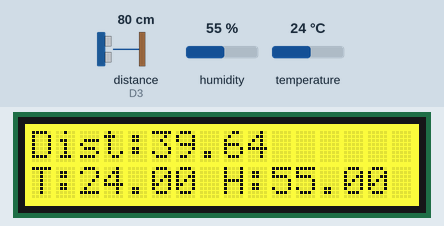
This sketch was run on a simulated Arduino MKR. Shown: 16×2 character LCD. Wiring (inferred from the names in the program): ultrasonic range finder: trigger A1; echo D3. The test bench sets the inputs (shaded band); at power-on: distance to the obstacle (sensor on D3) 80 cm, humidity 55 %, temperature 24 °C. The echo pulse lasts 58.3 µs per cm; WiFi joins after 1.5 s; servers stay silent unless stated; no MQTT or app messages arrive unless stated; what the sketch prints to the serial monitor is not drawn.

Above: at 7.2 s.
7.3 s: distance to the obstacle (sensor on D3) set to 2 cm
At 14.3 s:
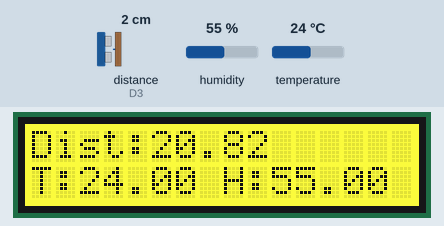
15.2 s: humidity set to 22 %
At 21.5 s:
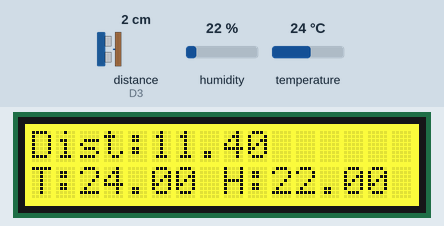
22.2 s: temperature set to 12 °C
At 28.8 s:
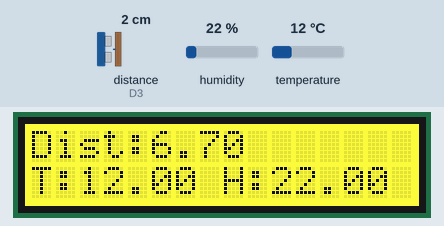
29.3 s: distance to the obstacle (sensor on D3) set to 4 cm
At 36.0 s:
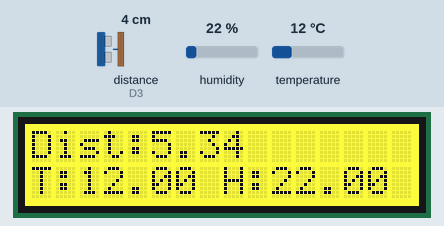
36.3 s: humidity set to 40 %
At 43.1 s:
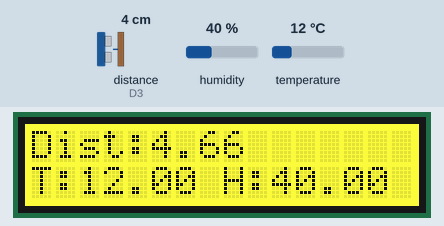
43.4 s: distance to the obstacle (sensor on D3) set to 9 cm
At 50.4 s:
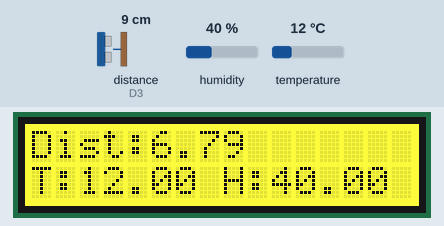
Timing chart, 0 to 51.4 s (numbered marks = the images above; inputs shaded):
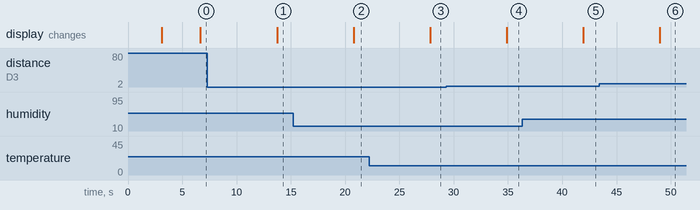

The sketch:

sensor_technology_exercise_1.ino
```cpp
#include <Arduino.h>
#include <WiFiNINA.h>
#include <PubSubClient.h>
#include <time.h>
#include <Wire.h>
#include <DHT.h>
#include <rgb_lcd.h>
#define DHTPIN 4
#define DHTTYPE DHT11

DHT dht(DHTPIN, DHTTYPE);


#define max_data 50
#define ACK_timeout 1000
#define retry 3
bool ackReceived = false;
rgb_lcd lcd;


 const char* ssid ="Asus-wifi";
 const char*password = "00000000";
 String clientId;
 String payload;

 const char* mqtt_server = "broker.emqx.io";
 const int mqtt_port = 1883;
 const char* topic_pub = "mkrtohost1";///change this
 const char* topic_sub = "host2mkr";/// change this

 WiFiClient wifiClient;
 PubSubClient client(wifiClient);

 const int trig = A1;// change all the parameter
 const int eco = 3;
 int data;
 float filteredValue = 0;
 float alpha = 0.5;

struct Message {
  int id;
  float filteredValue;
  float Temperature;
  float relative_Humidity;
  float dew_point;
  bool waitForACK;

};

Message Buffer[max_data];
int Bufferstart =0;
int bufferend = 0;
int id = 1;

void Message_sent(float filteredValue, float Temperature, float relative_Humidity, float dew_point){
    if (Buffer[bufferend].id == 0){
        Buffer[bufferend].id = id++;

    }


  Buffer[bufferend].filteredValue = filteredValue;
  Buffer[bufferend].Temperature = Temperature;
  Buffer[bufferend].relative_Humidity = relative_Humidity;
  Buffer[bufferend].dew_point = dew_point;

  Buffer[bufferend].waitForACK = true;
  bufferend = (bufferend +1) % max_data;

}

void datafrompietomqtt(char*topic, byte*payload, unsigned int length ){
    String msg= " ";
    for (int i=0; i<length; i++)
    msg+= (char)payload[i];

    msg.trim();
    Serial.println(msg);
    if(String(topic)=="host2mkr"){
        if (msg == "ACK"){
            ackReceived = true;

        }


    }
    }
bool waitforACK(){
        ackReceived =false;

        unsigned long starttime = millis();
        while (millis()-starttime < ACK_timeout){
            client.loop();

            if (ackReceived){
                return true;


            }


        }
        return false;


    }
void Bufferedmsgtobesend() {
  int try_again= 0;

  while(Bufferstart != bufferend){
    payload = "{";
    payload += "\"Sensor_ID\" : \"Proximity_Sensor\",";
    payload += " \"distance\":" + String(Buffer[Bufferstart].filteredValue)+ ",";
    payload += "\"Sensor_ID\" : \"DHT11\",";
    payload += " \"Temperature\":" + String(Buffer[Bufferstart].Temperature)+",";
    payload += " \"Humidity\":" + String(Buffer[Bufferstart].relative_Humidity)+",";
    payload += " \"dew_point\":" + String(Buffer[Bufferstart].dew_point);

    payload  += "}";
    client.publish("mkrtohost1", payload.c_str());

    if (waitforACK()){
      Serial.println("The ACK has been received");
      Bufferstart = (Bufferstart +1)% max_data;
      try_again =0;}
    else {
      try_again++;
      if (try_again >= retry){
      Serial.println("The ACK has not been received" + String(retry));
      Serial.println("The id of the message tried to reach gatewas is:" + String(Buffer[Bufferstart].id));

      Bufferstart = (Bufferstart +1)% max_data;
      try_again = 0;}

     }
   }
 }

void connectWiFi(){  /*  This function is used to connect wifi with MKR1010*/

 Serial.println("Connecting to wifi..");
 WiFi.begin(ssid,password);

 while (WiFi.status() != WL_CONNECTED){
  delay(500);
 Serial.print(".");}

  Serial.println("Wifi is connected");
  Serial.println("IP address is :");
  Serial.println(WiFi.localIP());

 }

 void connectMQTT(){

  client.setServer(mqtt_server, mqtt_port); /* This is used to connect with mqtt*/
  Serial.print("Connecting to mqtt.......");

  while(!client.connected()){
  String clientId = "MKR_PRXI_1010";
  if (client.connect(clientId.c_str())){
    Serial.print("Connected");}else{
      Serial.print(client.state());
      delay(2000);


    }


  }


  }

void setup() {

 Serial.begin(9600);
 pinMode(eco, INPUT);
 pinMode(trig, OUTPUT);
 WiFi.begin(ssid,password);
 connectWiFi();
 connectMQTT();
 dht.begin();
 lcd.begin(16,2);
 lcd.setRGB(255,255,0);
 delay(1500);
 lcd.clear();

}

void loop() {
  digitalWrite(trig, HIGH);
  delayMicroseconds(10);
  digitalWrite(trig, LOW);
  delayMicroseconds(10);
  data = digitalRead(eco);

  Serial.print("\n");

  long duration = pulseIn(eco,HIGH);


  float distance = (duration * 0.034/2);


 filteredValue = alpha * distance + (1-alpha)*filteredValue;

 Serial.print("Raw distance:  ");
 Serial.print(distance);

  Serial.print(",");
  Serial.print("Filtered Value :  ");
  Serial.println(filteredValue);

  float Temperature = dht.readTemperature();
  float relative_Humidity = dht.readHumidity();

  float dew_point = Temperature -((100-relative_Humidity)/5);

  Serial.print(Temperature);
  Serial.print("");
  Serial.print ("|");
  Serial.print(relative_Humidity);
  Serial.print("");
  Serial.print ("|");
  Serial.print (dew_point);
  Serial.println("");
  delay(2000);

lcd.clear();
lcd.setCursor(0, 0);
lcd.print("Dist:");
lcd.print(filteredValue);

lcd.setCursor(0, 1);
lcd.print("T:");
lcd.print(Temperature);
lcd.print(" H:");
lcd.print(relative_Humidity);


// -------------------------


  delay(1000);

  Message_sent(filteredValue,Temperature,relative_Humidity, dew_point);
  Bufferedmsgtobesend();
  delay(1000);


}
```

Measured:
- after the input at 7.3 s, the display: changes after 6.4 s (image 1)
- after the input at 15.2 s, the display: changes after 5.6 s (image 2)
- after the input at 22.2 s, the display: changes after 5.6 s (image 3)
- after the input at 29.3 s, the display: changes after 5.6 s (image 4)
- after the input at 36.3 s, the display: changes after 5.6 s (image 5)
- after the input at 43.4 s, the display: changes after 5.6 s (image 6)
